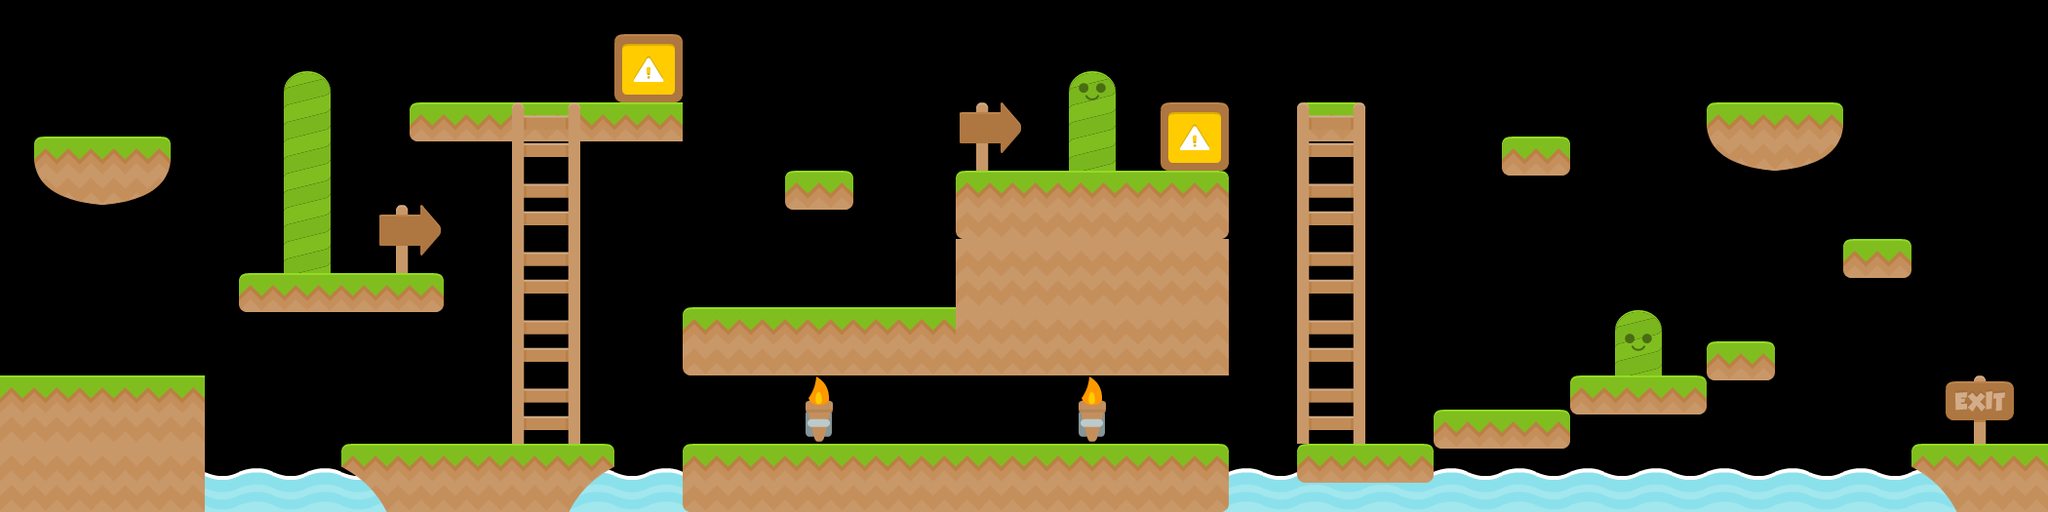

This game map was drawn from its Tiled (.tmx) file and the tilesets committed beside it. A one-line description and the trimmed map source follow:
An orthogonal 60x15 tile map with 35x35 px tiles, 4 tile layers (Background Images, Platforms, Ladders, enemies).

<map version="1.0" orientation="orthogonal" renderorder="right-down" width="60" height="15" tilewidth="35" tileheight="35" nextobjectid="1">
 <tileset firstgid="1" name="Platformer" tilewidth="70" tileheight="70" spacing="2" margin="2" tilecount="196">
  <image source="tileset.png" width="1024" height="1024" />
 </tileset>
 <layer name="Background Images" width="60" height="15">
  <data>[900 cells, 29 non-empty, 8 distinct tile ids]</data>
 </layer>
 <layer name="Platforms" width="60" height="15">
  <data>[900 cells, 58 non-empty, 12 distinct tile ids]</data>
 </layer>
 <layer name="Ladders" width="60" height="15">
  <data>[900 cells, 10 non-empty, 2 distinct tile ids]</data>
 </layer>
 <layer name="enemies" width="60" height="15">
  <data>[900 cells, 2 non-empty, 1 distinct tile ids]</data>
 </layer>
</map>
